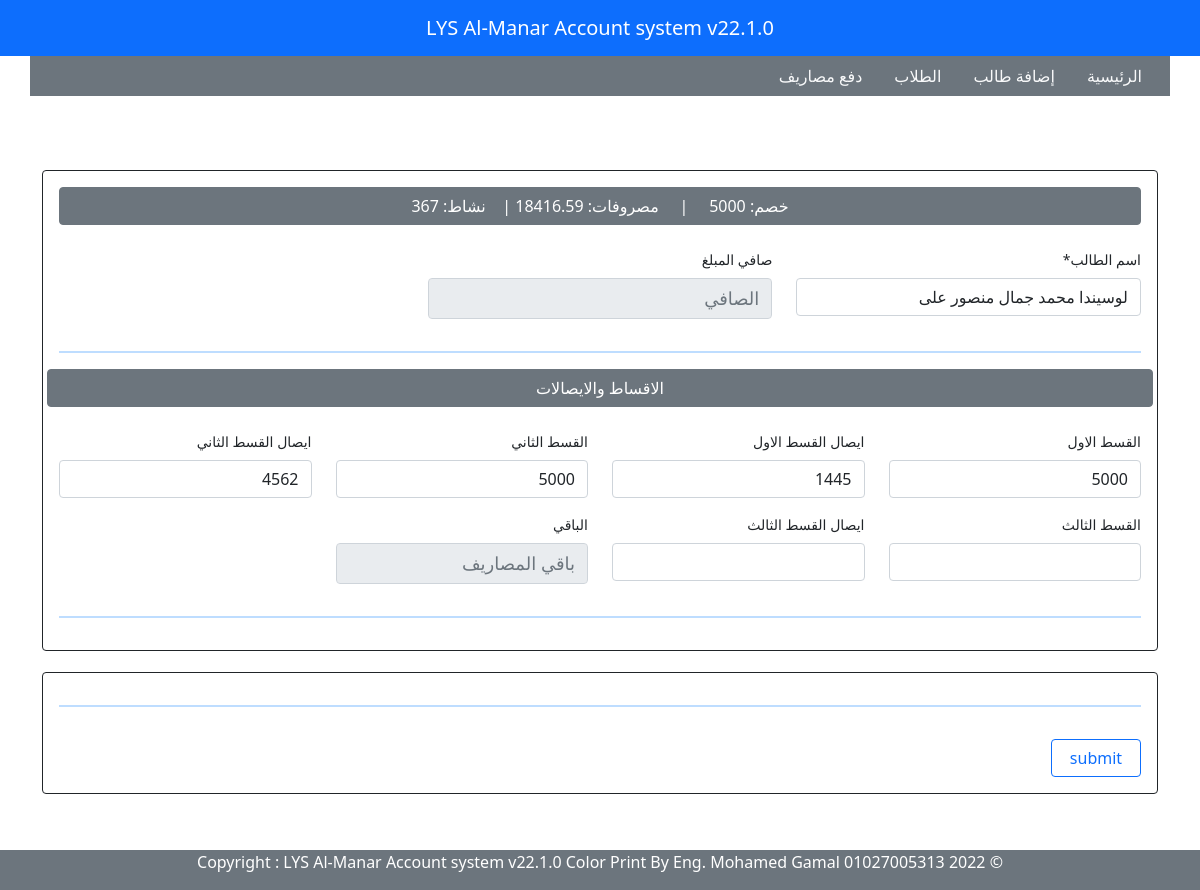
The page /form/15/edit.html on the database its author committed.
### form/models.py (models this page shows, shortened)
class Formstudent(models.Model):
    name                = models.CharField("إسم الطالب",max_length=100, blank=True)
    id_number           = models.CharField("الرقم القومي",max_length=14, blank=True)
    school_fees         = models.CharField("مصاريف المدرسة",max_length=255, blank=True)
    activity            = models.CharField("نشاط",max_length=3, blank=True)
    discount            = models.CharField("خصم",max_length=4, blank=True)
    net_expenses        = models.CharField("الصافي",max_length=8, blank=True)
    f_installment       = models.CharField("القسط الاول",max_length=5, blank=True)
    f_receipt_number    = models.CharField("إيصال القسط الاول",max_length=4, blank=True)
    s_installment       = models.CharField("القسط الثاني",max_length=5, blank=True)
    s_receipt_number    = models.CharField("إيصال القسط الثاني",max_length=4, blank=True)
    th_installment      = models.CharField("القسط الثالث",max_length=5, blank=True)
    th_receipt_number   = models.CharField("إيصال القسط الثالث",max_length=4, blank=True)
    remaining_amount    = models.CharField("الباقي",max_length=8, blank=True)
    situation           = models.CharField("حالة الطالب",max_length=50, null=True, choices=SITUATION, default='Didentpay')
    created_at          = models.DateTimeField(auto_now_add=True)
    class Meta:
        db_table = 'Formstudent'
        managed = True
        verbose_name = 'Registration'
        verbose_name_plural = 'Registrations'

### form/views.py (the view)
# urls.py: path('form/<int:id>/edit.html',views.edit, name='edit'),
def edit(request, id): #def edit student in urls
    edit = get_object_or_404(Formstudent, id=id)
    if request.method == 'POST': #POST in form edit student in edit student html
        formtohtml = Update_StudentForm(request.POST, instance=edit) # edit student come from forms.py
        if formtohtml.is_valid():
            formtohtml.save() # to save data in forms
            messages.success(request, 'تم تسجيل دفع القسط بنجاح')
            return HttpResponseRedirect('/form/')
    else:
        formtohtml= Update_StudentForm(instance=edit)
        return render(request,'form/edit.html', {'updatehtml':formtohtml}) # edit student From forms.py

### templates/form/edit.html (shortened to what this page needs)
{% extends 'parties/base.html' %}
{% load crispy_forms_tags %}
{% block content %}
<div class="container mt-3" style='width: 95%; font-size: 14px'>
    <br >
    <br >
        <form method="POST" enctype="multipart/form-data" class=" mt-3" autocomplete="off" novalidate>
        <div class="card border-dark p-3">
            <span class="btn btn-secondary mb-4" style="cursor: default">
                    خصم: 5000  &nbsp; &nbsp; |  &nbsp; &nbsp; مصروفات: 18416.59  |  &nbsp;&nbsp;  نشاط: 367
            </span>
            <div class="row">
                <div class="col-4">{{ updatehtml.name|as_crispy_field }}</div>
                <div class="col-4">{{ updatehtml.net_expenses|as_crispy_field }}</div>
                <div><hr style="border: 1px solid #007bff;"></div>
            </div>
            <div class="row">
                <div class="btn btn-secondary mb-4" style="cursor: default"> الاقساط والايصالات</div>
                <div class="col-3">{{ updatehtml.f_installment|as_crispy_field }}</div>
                <div class="col-3">{{ updatehtml.f_receipt_number|as_crispy_field }}</div>
                <div class="col-3">{{ updatehtml.s_installment|as_crispy_field }}</div>
                <div class="col-3">{{ updatehtml.s_receipt_number|as_crispy_field }}</div>
            </div>
            <div class="row">
                <div class="col-3">{{ updatehtml.th_installment|as_crispy_field }}</div>
                <div class="col-3">{{ updatehtml.th_receipt_number|as_crispy_field }}</div>
                <div class="col-3">{{ updatehtml.remaining_amount|as_crispy_field }}</div>
                <div><hr style="border: 1px solid #007bff;"></div>
            </div>
        </div>
        <br />
        <div class="card border-dark p-3">
            <div><hr style="border: 1px solid #007bff;"></div>
            <button type="submit" class="btn btn-outline-primary mt-3" style="width: 90px">submit</button>
        </div>
    </form>
    </div>
    <br >
    <br >
    <br >
    <br >
{% endblock %}

### rows shown on the page
Formstudent: name "لوسيندا محمد جمال منصور على", f_installment "5000", f_receipt_number "1445", s_installment "5000", s_receipt_number "4562"
